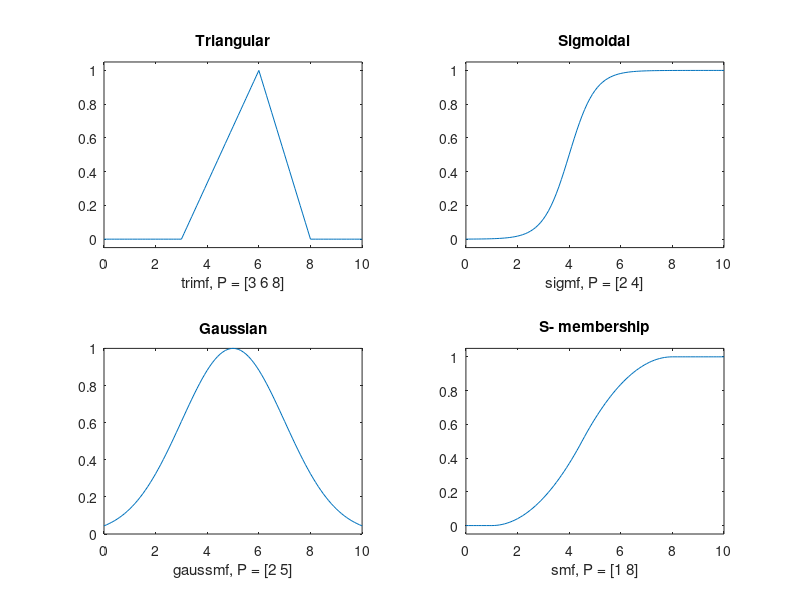

This chart was generated by the following MATLAB code:
% mfplots.m 
x = 0:0.1:10;  
y1 = trimf(x,[3 6 8]); % Triangular  
subplot(2,2,1), plot(x,y1), xlabel('trimf, P = [3 6 8]'), ylim([-0.05 1.05]), title('Triangular') 
y2 = sigmf(x,[2 4]); % Sigmoid  
subplot(2,2,2), plot(x,y2), xlabel('sigmf, P = [2 4]'), ylim([-0.05 1.05]), title('Sigmoidal') 
y3 = gaussmf(x,[2 5]); % Gaussian  
subplot(2,2,3), plot(x,y3), xlabel('gaussmf, P = [2 5]'), title('Gaussian') 
y4 = smf(x,[1 8]); % S-membership 
subplot(2,2,4), plot(x,y4), xlabel('smf, P = [1 8]'), ylim([-0.05 1.05]), title('S- membership') 